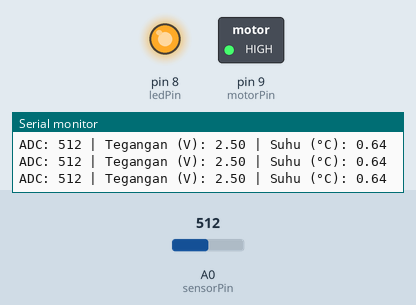
This sketch was run on a simulated Arduino Uno, built with avr-gcc and run on an emulated ATmega328P. On the bench: switched loads named in the sketch (green lamp = pin HIGH), output pins drawn as LEDs (lit = HIGH), the last lines printed to the serial monitor. The test bench sets the inputs (shaded band); at power-on: A0 (sensorPin) = 512.

Above: at 1.3 s.
1.4 s: A0 (sensorPin) set to 572
2.9 s: A0 (sensorPin) set to 605
At 3.8 s:
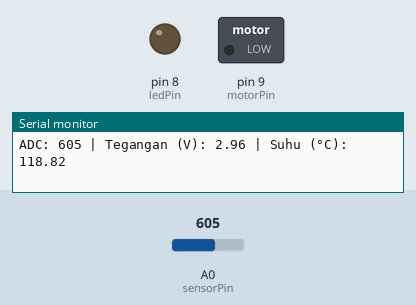
4.5 s: A0 (sensorPin) set to 511
At 5.1 s:
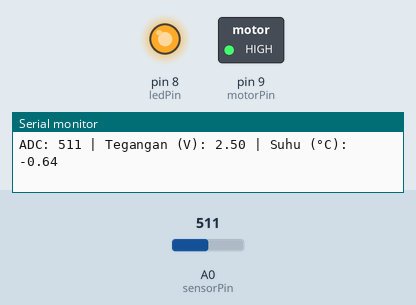
6.0 s: A0 (sensorPin) set to 716
At 6.4 s:
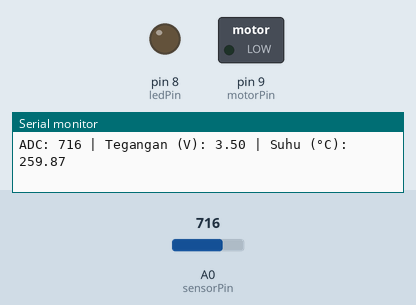
Timing chart, 0 to 8.5 s (numbered marks = the images above; inputs shaded):
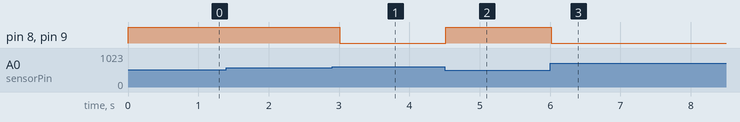

Measured:
- the behaviour switches between 586 and 587 on A0 (sensorPin) (found by bisection; images 0 and 1)
- after the input at 2.9 s, pin 8 (ledPin), pin 9 (motorPin): HIGH → LOW after 0.11 s
- after the input at 4.5 s, pin 8 (ledPin), pin 9 (motorPin): LOW → HIGH at once
- after the input at 6.0 s, pin 8 (ledPin), pin 9 (motorPin): HIGH → LOW at once

The sketch:

pt100_calculator.ino
```cpp
const int sensorPin = A0;  // Pin input analog
const int motorPin = 9;  // Pin output motor
const int ledPin = 8;    // Pin output LED

float VCC = 5.0;  // Tegangan referensi
float tempThreshold = 95.0;  // Batas suhu cut-off

void setup() {
  pinMode(motorPin, OUTPUT);
  pinMode(ledPin, OUTPUT);
  Serial.begin(9600);
}

void loop() {
  int adcValue = analogRead(sensorPin);

  // Konversi ADC ke tegangan
  float voltage = (adcValue / 1023.0) * VCC;

  // Konversi tegangan ke suhu
  float temperature = (voltage * 260) - 650;

  // Tampilkan hasil di serial monitor
  Serial.print("ADC: ");
  Serial.print(adcValue);
  Serial.print(" | Tegangan (V): ");
  Serial.print(voltage);
  Serial.print(" | Suhu (°C): ");
  Serial.println(temperature);

  // Logika kontrol output
  if (temperature <= tempThreshold) {
    digitalWrite(motorPin, HIGH);
    digitalWrite(ledPin, HIGH);
  } else {
    digitalWrite(motorPin, LOW);
    digitalWrite(ledPin, LOW);
  }

  delay(500);  // Delay setengah detik sebelum pembacaan berikutnya
}
```

LogTxt.cpp
```cpp
#include<stdio.h>
#include<stdlib.h>

int main()
{
    float I,nM,Imean,Tres;

    Tres = 1.48;

    printf("menghitung arus rata-rata per panel\n");

    printf("masukkan nilai Arus Terukur : ");
    scanf("%f",&I);

    printf("masukkan jumlah motor per kolam : ");
    scanf("%f",&nM);

    if(nM == 0){
        printf("jumlah motor tidak boleh nol");
        return 1;
    }

    Imean = I/nM;

    printf("nilai arus rata-rata adalah : %.2f ampere\n",Imean);

    if(Imean < Tres)
        printf("motor anda aman\n");
    else
        printf("motor anda berpotensi terbakar\n");
    FILE *fp;
    // choose your preferences csv or txt
    // fp = fopen("monitoring.csv","a");

    // fprintf(fp,"%.2f,%.0f,%.2f\n", I,nM,Imean);

    fp = fopen("monitoring.txt","a");

    fprintf(fp,"%.2f/%.0f/%.2f\n",
            I,nM,Imean);

    fclose(fp);

    printf("Data tersimpan\n");


    return 0;
}
```
